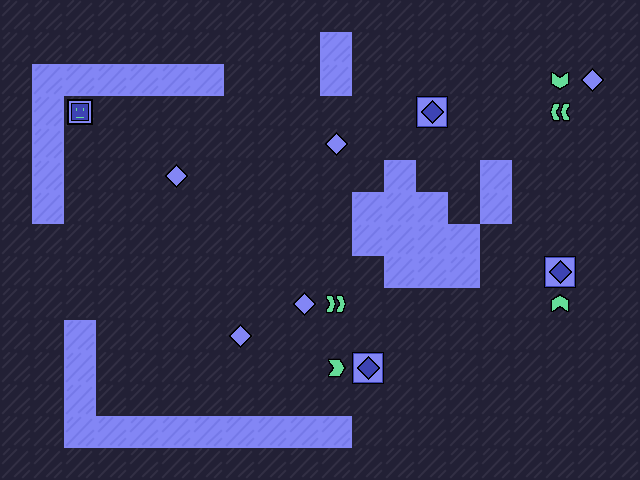

A level layout from a 2D game, rendered from its tile map. Below: a short description, then the map file with tile-grid data replaced by summaries:
An orthogonal 20x15 tile map with 32x32 px tiles, 2 tile layers (background, entities), 2 tilesets.

<map version="1.2" tiledversion="1.3.5" orientation="orthogonal" renderorder="right-down" width="20" height="15" tilewidth="32" tileheight="32" infinite="0" nextlayerid="5" nextobjectid="3">
 <tileset firstgid="1" name="bgTiles" tilewidth="32" tileheight="32" tilecount="64" columns="8">
  <image source="../spritesheets/levelSpritesheet.png" width="256" height="256" />
  <tile id="0">
   <properties>
    <property name="parity" type="int" value="2" />
   </properties>
  </tile>
  <tile id="1">
   <properties>
    <property name="parity" type="int" value="1" />
   </properties>
  </tile>
 </tileset>
 <tileset firstgid="65" name="entityTiles" tilewidth="32" tileheight="32" tilecount="64" columns="8">
  <image source="../spritesheets/entitySpritesheet.png" width="256" height="256" />
  <tile id="0">
   <properties>
    <property name="name" value="diamond" />
    <property name="parity" type="int" value="2" />
   </properties>
  </tile>
  <tile id="1">
   <properties>
    <property name="name" value="diamond" />
    <property name="parity" type="int" value="1" />
   </properties>
  </tile>
  <tile id="4">
   <properties>
    <property name="direction" type="int" value="3" />
    <property name="name" value="boost" />
    <property name="parity" type="int" value="1" />
    <property name="power" type="int" value="1" />
   </properties>
  </tile>
  <tile id="5">
   <properties>
    <property name="direction" type="int" value="1" />
    <property name="name" value="boost" />
    <property name="parity" type="int" value="1" />
    <property name="power" type="int" value="1" />
   </properties>
  </tile>
  <tile id="6">
   <properties>
    <property name="direction" type="int" value="4" />
    <property name="name" value="boost" />
    <property name="parity" type="int" value="1" />
    <property name="power" type="int" value="20" />
   </properties>
  </tile>
  <tile id="7">
   <properties>
    <property name="direction" type="int" value="2" />
    <property name="name" value="boost" />
    <property name="parity" type="int" value="1" />
    <property name="power" type="int" value="20" />
   </properties>
  </tile>
  <tile id="8">
   <properties>
    <property name="direction" type="int" value="1" />
    <property name="name" value="player" />
    <property name="parity" type="int" value="2" />
   </properties>
  </tile>
  <tile id="9">
   <properties>
    <property name="direction" type="int" value="3" />
    <property name="name" value="player" />
    <property name="parity" type="int" value="2" />
   </properties>
  </tile>
  <tile id="10">
   <properties>
    <property name="direction" type="int" value="4" />
    <property name="name" value="player" />
    <property name="parity" type="int" value="2" />
   </properties>
  </tile>
  <tile id="11">
   <properties>
    <property name="direction" type="int" value="2" />
    <property name="name" value="player" />
    <property name="parity" type="int" value="2" />
   </properties>
  </tile>
  <tile id="12">
   <properties>
    <property name="direction" type="int" value="4" />
    <property name="name" value="boost" />
    <property name="parity" type="int" value="1" />
    <property name="power" type="int" value="1" />
   </properties>
  </tile>
  <tile id="13">
   <properties>
    <property name="direction" type="int" value="2" />
    <property name="name" value="boost" />
    <property name="parity" type="int" value="1" />
    <property name="power" type="int" value="1" />
   </properties>
  </tile>
  <tile id="14">
   <properties>
    <property name="direction" type="int" value="1" />
    <property name="name" value="boost" />
    <property name="parity" type="int" value="1" />
    <property name="power" type="int" value="20" />
   </properties>
  </tile>
  <tile id="15">
   <properties>
    <property name="direction" type="int" value="3" />
    <property name="name" value="boost" />
    <property name="parity" type="int" value="1" />
    <property name="power" type="int" value="20" />
   </properties>
  </tile>
  <tile id="16">
   <properties>
    <property name="name" value="boost" />
    <property name="parity" type="int" value="2" />
    <property name="shape" value="player" />
   </properties>
  </tile>
  <tile id="17">
   <properties>
    <property name="name" value="receptor" />
    <property name="parity" type="int" value="2" />
    <property name="shape" value="diamond" />
   </properties>
  </tile>
  <tile id="18">
   <properties>
    <property name="name" value="portal" />
    <property name="parity" type="int" value="2" />
   </properties>
  </tile>
  <tile id="20">
   <properties>
    <property name="direction" type="int" value="3" />
    <property name="name" value="boost" />
    <property name="parity" type="int" value="2" />
    <property name="power" type="int" value="1" />
   </properties>
  </tile>
  <tile id="21">
   <properties>
    <property name="direction" type="int" value="1" />
    <property name="name" value="boost" />
    <property name="parity" type="int" value="2" />
    <property name="power" type="int" value="1" />
   </properties>
  </tile>
  <tile id="22">
   <properties>
    <property name="direction" type="int" value="4" />
    <property name="name" value="boost" />
    <property name="parity" type="int" value="2" />
    <property name="power" type="int" value="20" />
   </properties>
  </tile>
  <tile id="23">
   <properties>
    <property name="direction" type="int" value="2" />
    <property name="name" value="boost" />
    <property name="parity" type="int" value="2" />
    <property name="power" type="int" value="20" />
   </properties>
  </tile>
  <tile id="24">
   <properties>
    <property name="name" value="boost" />
    <property name="parity" type="int" value="1" />
    <property name="shape" value="player" />
   </properties>
  </tile>
  <tile id="25">
   <properties>
    <property name="name" value="receptor" />
    <property name="parity" type="int" value="1" />
    <property name="shape" value="diamond" />
   </properties>
  </tile>
  <tile id="26">
   <properties>
    <property name="name" value="portal" />
    <property name="parity" type="int" value="1" />
   </properties>
  </tile>
  <tile id="28">
   <properties>
    <property name="direction" type="int" value="4" />
    <property name="name" value="boost" />
    <property name="parity" type="int" value="2" />
    <property name="power" type="int" value="1" />
   </properties>
  </tile>
  <tile id="29">
   <properties>
    <property name="direction" type="int" value="2" />
    <property name="name" value="boost" />
    <property name="parity" type="int" value="2" />
    <property name="power" type="int" value="1" />
   </properties>
  </tile>
  <tile id="30">
   <properties>
    <property name="direction" type="int" value="1" />
    <property name="name" value="boost" />
    <property name="parity" type="int" value="2" />
    <property name="power" type="int" value="20" />
   </properties>
  </tile>
  <tile id="31">
   <properties>
    <property name="direction" type="int" value="3" />
    <property name="name" value="boost" />
    <property name="parity" type="int" value="2" />
    <property name="power" type="int" value="20" />
   </properties>
  </tile>
 </tileset>
 <layer id="1" name="background" width="20" height="15">
  <data>[300 cells, 300 non-empty, 2 distinct tile ids]</data>
 </layer>
 <layer id="4" name="entities" width="20" height="15">
  <data>[300 cells, 14 non-empty, 8 distinct tile ids]</data>
 </layer>
</map>
